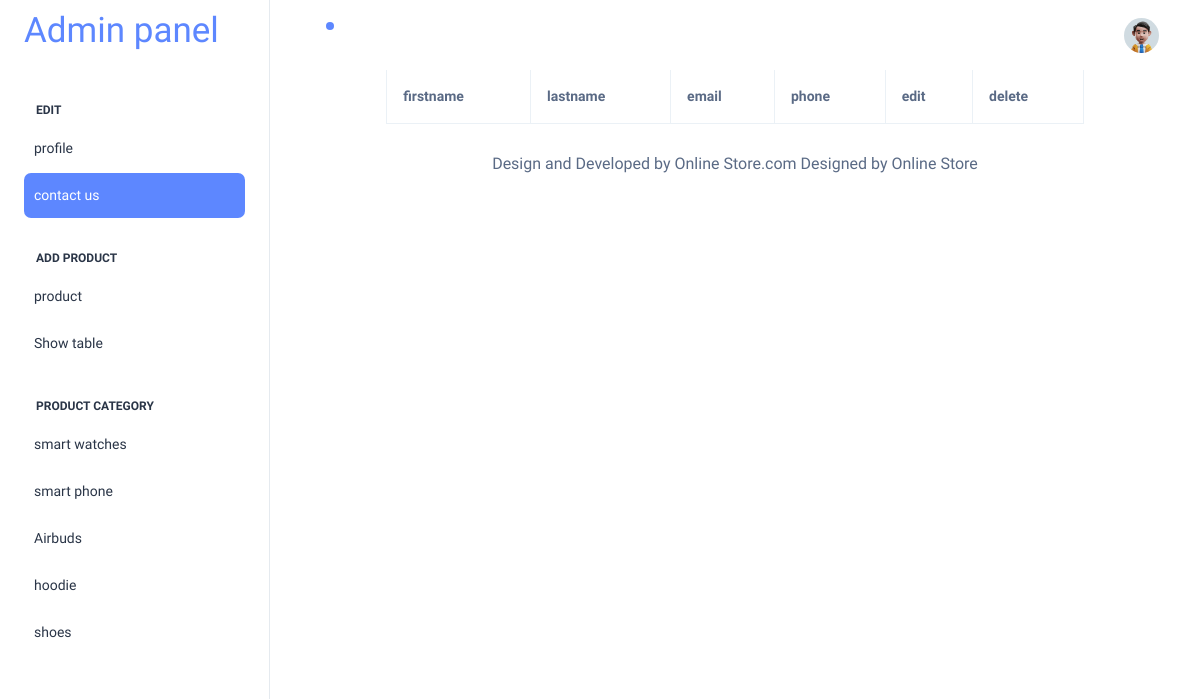
Before: /addmin/contactus_table.php with the older database file.
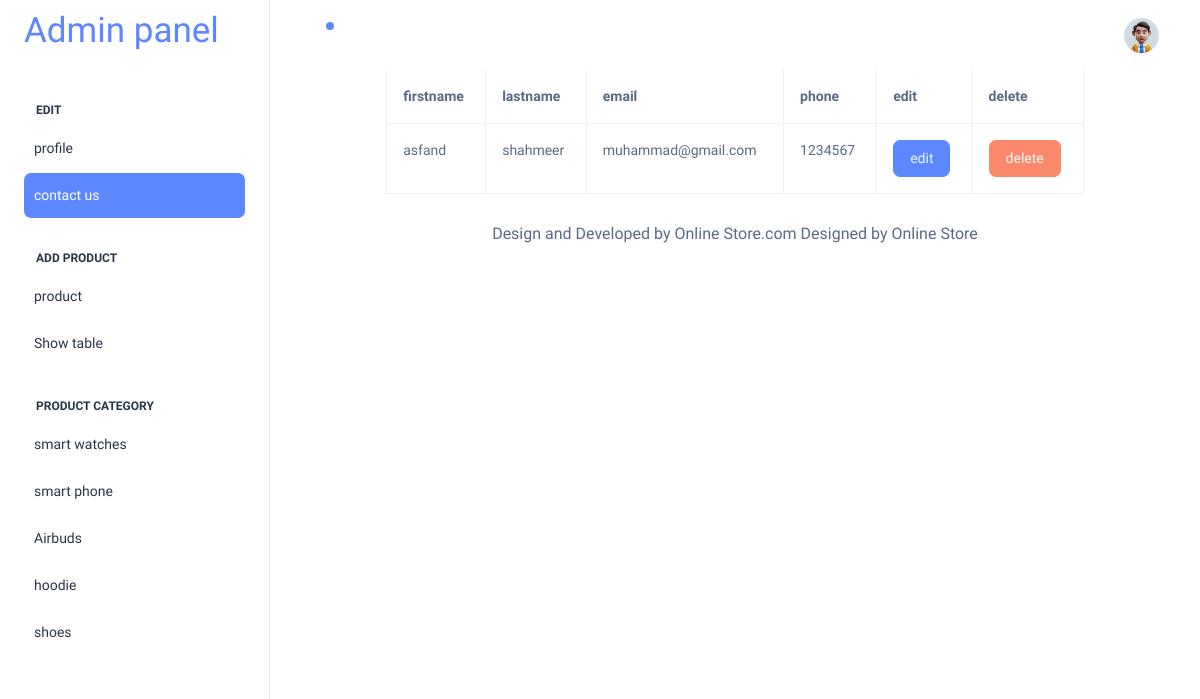
After: the same page with the newer database file.
### tables this page shows
CREATE TABLE `contact_us` (
  `id` int(11) NOT NULL,
  `firstname` varchar(200) DEFAULT NULL,
  `lastname` varchar(200) DEFAULT NULL,
  `email` varchar(200) DEFAULT NULL,
  `phone` varchar(100) DEFAULT NULL
);

### addmin/contactus_table.php (the view)
<?php
include("header.php");
include("config.php");
$query = "SELECT * FROM contact_us";
$result = mysqli_query($conn,$query);
?>
    <table class = "table table-bordered p-2 w-75 mx-auto mt-5 table-hover ">
        <thead>
            <tr>
                <br>
                <th>firstname</th>
                <th>lastname</th>
                <th>email</th>
                <th>phone</th>
                <th>edit</th>
                <th>delete</th>
            </tr>
        </thead>
        <tbody>
            <?php
            while($data = mysqli_fetch_assoc($result)){
                ?>
                <tr >
                <td><?php echo $data ["firstname"]; ?></td>
                <td><?php echo $data ["lastname"]; ?></td>
                <td><?php echo $data ["email"]; ?></td>
                <td><?php echo $data ["phone"]; ?></td>
                <td><button class="btn btn-primary "><a class="text-light"  onclick="return confirm('are you sure data edit')" href="edit_contactus.php?id=<?php echo $data["id"]; ?>" >edit</a></button></td>
                <td><button class="btn btn-danger "><a class="text-light"  onclick="return confirm('are you sure data delete')" href="contactus_delete.php?id=<?php echo $data["id"]; ?>" >delete</a></button></td>
                </tr>
                <?php
            }
            ?>
        </tbody>
    </table>
</body>
<?php
include("footer.php");
?>
</html>

Changed rows visible on the page:
added contact_us: firstname "asfand", lastname "shahmeer", email "muhammad@gmail.com", phone "1234567"
